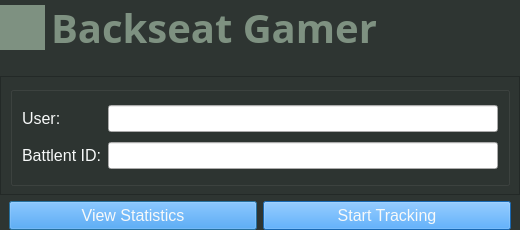
<?xml version="1.0" encoding="UTF-8"?>
<ui version="4.0">
 <class>Dialog</class>
 <widget class="QDialog" name="Dialog">
  <property name="geometry">
   <rect>
    <x>0</x>
    <y>0</y>
    <width>520</width>
    <height>230</height>
   </rect>
  </property>
  <property name="minimumSize">
   <size>
    <width>520</width>
    <height>230</height>
   </size>
  </property>
  <property name="baseSize">
   <size>
    <width>520</width>
    <height>230</height>
   </size>
  </property>
  <property name="palette">
   <palette>
    <active>
     <colorrole role="Button">
      <brush brushstyle="SolidPattern">
       <color alpha="255">
        <red>33</red>
        <green>145</green>
        <blue>251</blue>
       </color>
      </brush>
     </colorrole>
     <colorrole role="Text">
      <brush brushstyle="SolidPattern">
       <color alpha="255">
        <red>247</red>
        <green>249</green>
        <blue>249</blue>
       </color>
      </brush>
     </colorrole>
     <colorrole role="ButtonText">
      <brush brushstyle="SolidPattern">
       <color alpha="255">
        <red>247</red>
        <green>249</green>
        <blue>249</blue>
       </color>
      </brush>
     </colorrole>
     <colorrole role="Base">
      <brush brushstyle="SolidPattern">
       <color alpha="255">
        <red>65</red>
        <green>75</green>
        <blue>71</blue>
       </color>
      </brush>
     </colorrole>
     <colorrole role="Window">
      <brush brushstyle="SolidPattern">
       <color alpha="255">
        <red>46</red>
        <green>53</green>
        <blue>50</blue>
       </color>
      </brush>
     </colorrole>
     <colorrole role="PlaceholderText">
      <brush brushstyle="SolidPattern">
       <color alpha="128">
        <red>247</red>
        <green>249</green>
        <blue>249</blue>
       </color>
      </brush>
     </colorrole>
    </active>
    <inactive>
     <colorrole role="Button">
      <brush brushstyle="SolidPattern">
       <color alpha="255">
        <red>33</red>
        <green>145</green>
        <blue>251</blue>
       </color>
      </brush>
     </colorrole>
     <colorrole role="Text">
      <brush brushstyle="SolidPattern">
       <color alpha="255">
        <red>247</red>
        <green>249</green>
        <blue>249</blue>
       </color>
      </brush>
     </colorrole>
     <colorrole role="ButtonText">
      <brush brushstyle="SolidPattern">
       <color alpha="255">
        <red>247</red>
        <green>249</green>
        <blue>249</blue>
       </color>
      </brush>
     </colorrole>
     <colorrole role="Base">
      <brush brushstyle="SolidPattern">
       <color alpha="255">
        <red>65</red>
        <green>75</green>
        <blue>71</blue>
       </color>
      </brush>
     </colorrole>
     <colorrole role="Window">
      <brush brushstyle="SolidPattern">
       <color alpha="255">
        <red>46</red>
        <green>53</green>
        <blue>50</blue>
       </color>
      </brush>
     </colorrole>
     <colorrole role="PlaceholderText">
      <brush brushstyle="SolidPattern">
       <color alpha="128">
        <red>247</red>
        <green>249</green>
        <blue>249</blue>
       </color>
      </brush>
     </colorrole>
    </inactive>
    <disabled>
     <colorrole role="Button">
      <brush brushstyle="SolidPattern">
       <color alpha="255">
        <red>33</red>
        <green>145</green>
        <blue>251</blue>
       </color>
      </brush>
     </colorrole>
     <colorrole role="Text">
      <brush brushstyle="SolidPattern">
       <color alpha="255">
        <red>120</red>
        <green>120</green>
        <blue>120</blue>
       </color>
      </brush>
     </colorrole>
     <colorrole role="ButtonText">
      <brush brushstyle="SolidPattern">
       <color alpha="255">
        <red>120</red>
        <green>120</green>
        <blue>120</blue>
       </color>
      </brush>
     </colorrole>
     <colorrole role="Base">
      <brush brushstyle="SolidPattern">
       <color alpha="255">
        <red>46</red>
        <green>53</green>
        <blue>50</blue>
       </color>
      </brush>
     </colorrole>
     <colorrole role="Window">
      <brush brushstyle="SolidPattern">
       <color alpha="255">
        <red>46</red>
        <green>53</green>
        <blue>50</blue>
       </color>
      </brush>
     </colorrole>
     <colorrole role="PlaceholderText">
      <brush brushstyle="SolidPattern">
       <color alpha="128">
        <red>0</red>
        <green>0</green>
        <blue>0</blue>
       </color>
      </brush>
     </colorrole>
    </disabled>
   </palette>
  </property>
  <property name="windowTitle">
   <string>Dialog</string>
  </property>
  <property name="toolTipDuration">
   <number>0</number>
  </property>
  <property name="layoutDirection">
   <enum>Qt::LeftToRight</enum>
  </property>
  <property name="autoFillBackground">
   <bool>true</bool>
  </property>
  <layout class="QVBoxLayout" name="verticalLayout">
   <property name="leftMargin">
    <number>0</number>
   </property>
   <property name="topMargin">
    <number>0</number>
   </property>
   <property name="rightMargin">
    <number>0</number>
   </property>
   <property name="bottomMargin">
    <number>0</number>
   </property>
   <item>
    <layout class="QHBoxLayout" name="horizontalLayout_4">
     <property name="bottomMargin">
      <number>15</number>
     </property>
     <item>
      <widget class="QLabel" name="label">
       <property name="sizePolicy">
        <sizepolicy hsizetype="Fixed" vsizetype="Fixed">
         <horstretch>0</horstretch>
         <verstretch>0</verstretch>
        </sizepolicy>
       </property>
       <property name="minimumSize">
        <size>
         <width>45</width>
         <height>45</height>
        </size>
       </property>
       <property name="maximumSize">
        <size>
         <width>45</width>
         <height>45</height>
        </size>
       </property>
       <property name="baseSize">
        <size>
         <width>45</width>
         <height>45</height>
        </size>
       </property>
       <property name="styleSheet">
        <string notr="true">background-color:#7E9181;color:#7E9181;</string>
       </property>
       <property name="text">
        <string>hi :)</string>
       </property>
      </widget>
     </item>
     <item>
      <widget class="QLabel" name="Title">
       <property name="sizePolicy">
        <sizepolicy hsizetype="Fixed" vsizetype="Minimum">
         <horstretch>0</horstretch>
         <verstretch>0</verstretch>
        </sizepolicy>
       </property>
       <property name="font">
        <font>
         <family>Copperplate Gothic Bold</family>
         <pointsize>30</pointsize>
         <weight>75</weight>
         <bold>true</bold>
        </font>
       </property>
       <property name="styleSheet">
        <string notr="true">color: #7e9181</string>
       </property>
       <property name="text">
        <string>Backseat Gamer</string>
       </property>
       <property name="alignment">
        <set>Qt::AlignLeading|Qt::AlignLeft|Qt::AlignVCenter</set>
       </property>
       <property name="wordWrap">
        <bool>true</bool>
       </property>
       <property name="indent">
        <number>0</number>
       </property>
      </widget>
     </item>
     <item>
      <spacer name="horizontalSpacer">
       <property name="orientation">
        <enum>Qt::Horizontal</enum>
       </property>
       <property name="sizeHint" stdset="0">
        <size>
         <width>40</width>
         <height>20</height>
        </size>
       </property>
      </spacer>
     </item>
    </layout>
   </item>
   <item>
    <widget class="QFrame" name="frame_2">
     <property name="sizePolicy">
      <sizepolicy hsizetype="Minimum" vsizetype="Minimum">
       <horstretch>0</horstretch>
       <verstretch>0</verstretch>
      </sizepolicy>
     </property>
     <property name="frameShape">
      <enum>QFrame::StyledPanel</enum>
     </property>
     <property name="frameShadow">
      <enum>QFrame::Raised</enum>
     </property>
     <layout class="QVBoxLayout" name="verticalLayout_4">
      <item>
       <widget class="QGroupBox" name="idFrom">
        <property name="sizePolicy">
         <sizepolicy hsizetype="Fixed" vsizetype="Fixed">
          <horstretch>0</horstretch>
          <verstretch>0</verstretch>
         </sizepolicy>
        </property>
        <property name="minimumSize">
         <size>
          <width>500</width>
          <height>100</height>
         </size>
        </property>
        <property name="title">
         <string/>
        </property>
        <layout class="QVBoxLayout" name="verticalLayout_3">
         <property name="leftMargin">
          <number>9</number>
         </property>
         <property name="topMargin">
          <number>9</number>
         </property>
         <property name="rightMargin">
          <number>9</number>
         </property>
         <property name="bottomMargin">
          <number>9</number>
         </property>
         <item>
          <layout class="QHBoxLayout" name="horizontalLayout_1">
           <item>
            <widget class="QLabel" name="label_2">
             <property name="sizePolicy">
              <sizepolicy hsizetype="Minimum" vsizetype="Minimum">
               <horstretch>0</horstretch>
               <verstretch>0</verstretch>
              </sizepolicy>
             </property>
             <property name="minimumSize">
              <size>
               <width>80</width>
               <height>0</height>
              </size>
             </property>
             <property name="font">
              <font>
               <family>Segoe UI</family>
               <pointsize>12</pointsize>
              </font>
             </property>
             <property name="styleSheet">
              <string notr="true">color: #f7f9f9</string>
             </property>
             <property name="text">
              <string>User:</string>
             </property>
             <property name="alignment">
              <set>Qt::AlignLeading|Qt::AlignLeft|Qt::AlignVCenter</set>
             </property>
            </widget>
           </item>
           <item>
            <widget class="QLineEdit" name="lineEdit">
             <property name="sizePolicy">
              <sizepolicy hsizetype="Expanding" vsizetype="Fixed">
               <horstretch>0</horstretch>
               <verstretch>0</verstretch>
              </sizepolicy>
             </property>
             <property name="font">
              <font>
               <family>Segoe UI</family>
               <pointsize>12</pointsize>
              </font>
             </property>
             <property name="styleSheet">
              <string notr="true">color: #000000;</string>
             </property>
             <property name="maxLength">
              <number>20</number>
             </property>
            </widget>
           </item>
          </layout>
         </item>
         <item>
          <layout class="QHBoxLayout" name="horizontalLayout_2">
           <item>
            <widget class="QLabel" name="label_3">
             <property name="sizePolicy">
              <sizepolicy hsizetype="Minimum" vsizetype="Minimum">
               <horstretch>0</horstretch>
               <verstretch>0</verstretch>
              </sizepolicy>
             </property>
             <property name="minimumSize">
              <size>
               <width>80</width>
               <height>0</height>
              </size>
             </property>
             <property name="font">
              <font>
               <family>Segoe UI</family>
               <pointsize>12</pointsize>
              </font>
             </property>
             <property name="styleSheet">
              <string notr="true">color: #f7f9f9</string>
             </property>
             <property name="text">
              <string>Battlent ID:</string>
             </property>
            </widget>
           </item>
           <item>
            <widget class="QLineEdit" name="lineEdit_2">
             <property name="sizePolicy">
              <sizepolicy hsizetype="Expanding" vsizetype="Fixed">
               <horstretch>0</horstretch>
               <verstretch>0</verstretch>
              </sizepolicy>
             </property>
             <property name="font">
              <font>
               <family>Segoe UI</family>
               <pointsize>12</pointsize>
              </font>
             </property>
             <property name="styleSheet">
              <string notr="true">color: #000000;</string>
             </property>
             <property name="maxLength">
              <number>20</number>
             </property>
            </widget>
           </item>
          </layout>
         </item>
        </layout>
       </widget>
      </item>
     </layout>
    </widget>
   </item>
   <item>
    <layout class="QHBoxLayout" name="horizontalLayout_3">
     <property name="leftMargin">
      <number>9</number>
     </property>
     <property name="topMargin">
      <number>0</number>
     </property>
     <property name="rightMargin">
      <number>0</number>
     </property>
     <item>
      <widget class="QPushButton" name="statsNavBtn">
       <property name="sizePolicy">
        <sizepolicy hsizetype="Fixed" vsizetype="Fixed">
         <horstretch>0</horstretch>
         <verstretch>0</verstretch>
        </sizepolicy>
       </property>
       <property name="minimumSize">
        <size>
         <width>248</width>
         <height>29</height>
        </size>
       </property>
       <property name="maximumSize">
        <size>
         <width>248</width>
         <height>29</height>
        </size>
       </property>
       <property name="font">
        <font>
         <family>Segoe UI</family>
         <pointsize>12</pointsize>
        </font>
       </property>
       <property name="styleSheet">
        <string notr="true">background-color: #2191FB;
color: #f7f9f9;</string>
       </property>
       <property name="text">
        <string>View Statistics</string>
       </property>
      </widget>
     </item>
     <item>
      <widget class="QPushButton" name="trackingNavBtn">
       <property name="sizePolicy">
        <sizepolicy hsizetype="Fixed" vsizetype="Fixed">
         <horstretch>0</horstretch>
         <verstretch>0</verstretch>
        </sizepolicy>
       </property>
       <property name="minimumSize">
        <size>
         <width>248</width>
         <height>29</height>
        </size>
       </property>
       <property name="maximumSize">
        <size>
         <width>248</width>
         <height>29</height>
        </size>
       </property>
       <property name="font">
        <font>
         <family>Segoe UI</family>
         <pointsize>12</pointsize>
        </font>
       </property>
       <property name="autoFillBackground">
        <bool>false</bool>
       </property>
       <property name="styleSheet">
        <string notr="true">background-color: #2191FB;
color: #f7f9f9;</string>
       </property>
       <property name="text">
        <string>Start Tracking</string>
       </property>
      </widget>
     </item>
     <item>
      <spacer name="horizontalSpacer_2">
       <property name="orientation">
        <enum>Qt::Horizontal</enum>
       </property>
       <property name="sizeHint" stdset="0">
        <size>
         <width>40</width>
         <height>20</height>
        </size>
       </property>
      </spacer>
     </item>
    </layout>
   </item>
   <item>
    <spacer name="verticalSpacer">
     <property name="orientation">
      <enum>Qt::Vertical</enum>
     </property>
     <property name="sizeHint" stdset="0">
      <size>
       <width>20</width>
       <height>40</height>
      </size>
     </property>
    </spacer>
   </item>
  </layout>
 </widget>
 <resources/>
 <connections/>
</ui>
